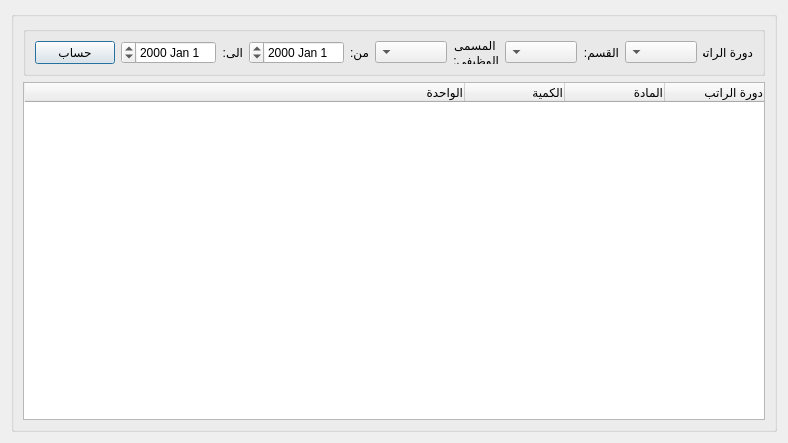
<?xml version="1.0" encoding="UTF-8"?>
<ui version="4.0">
 <class>InventoryReport</class>
 <widget class="QDialog" name="InventoryReport">
  <property name="windowModality">
   <enum>Qt::WindowModal</enum>
  </property>
  <property name="geometry">
   <rect>
    <x>0</x>
    <y>0</y>
    <width>751</width>
    <height>443</height>
   </rect>
  </property>
  <property name="minimumSize">
   <size>
    <width>0</width>
    <height>400</height>
   </size>
  </property>
  <property name="windowTitle">
   <string>الحسابات الختامية</string>
  </property>
  <property name="layoutDirection">
   <enum>Qt::RightToLeft</enum>
  </property>
  <property name="modal">
   <bool>true</bool>
  </property>
  <layout class="QGridLayout" name="gridLayout_2">
   <item row="0" column="0">
    <widget class="QGroupBox" name="groupBox_3">
     <property name="maximumSize">
      <size>
       <width>16777215</width>
       <height>16777215</height>
      </size>
     </property>
     <property name="title">
      <string/>
     </property>
     <layout class="QGridLayout" name="gridLayout">
      <item row="0" column="0">
       <widget class="QGroupBox" name="groupBox">
        <property name="minimumSize">
         <size>
          <width>0</width>
          <height>50</height>
         </size>
        </property>
        <property name="maximumSize">
         <size>
          <width>16777215</width>
          <height>50</height>
         </size>
        </property>
        <property name="layoutDirection">
         <enum>Qt::RightToLeft</enum>
        </property>
        <property name="styleSheet">
         <string notr="true"/>
        </property>
        <property name="title">
         <string/>
        </property>
        <layout class="QGridLayout" name="gridLayout_3">
         <item row="0" column="10">
          <widget class="QPushButton" name="calculate_btn">
           <property name="maximumSize">
            <size>
             <width>100</width>
             <height>16777215</height>
            </size>
           </property>
           <property name="text">
            <string>حساب</string>
           </property>
          </widget>
         </item>
         <item row="0" column="7">
          <widget class="QDateEdit" name="to_date_input"/>
         </item>
         <item row="0" column="6">
          <widget class="QLabel" name="label_5">
           <property name="maximumSize">
            <size>
             <width>60</width>
             <height>16777215</height>
            </size>
           </property>
           <property name="text">
            <string>من:</string>
           </property>
          </widget>
         </item>
         <item row="0" column="9">
          <widget class="QDateEdit" name="to_date_input_3"/>
         </item>
         <item row="0" column="4">
          <widget class="QLabel" name="label_7">
           <property name="maximumSize">
            <size>
             <width>50</width>
             <height>16777215</height>
            </size>
           </property>
           <property name="text">
            <string>المسمى الوظيفي:</string>
           </property>
           <property name="wordWrap">
            <bool>true</bool>
           </property>
          </widget>
         </item>
         <item row="0" column="2">
          <widget class="QLabel" name="label_3">
           <property name="maximumSize">
            <size>
             <width>50</width>
             <height>16777215</height>
            </size>
           </property>
           <property name="text">
            <string>القسم:</string>
           </property>
          </widget>
         </item>
         <item row="0" column="8">
          <widget class="QLabel" name="label_9">
           <property name="maximumSize">
            <size>
             <width>60</width>
             <height>16777215</height>
            </size>
           </property>
           <property name="text">
            <string>الى:</string>
           </property>
          </widget>
         </item>
         <item row="0" column="1">
          <widget class="QComboBox" name="salary_cycle_combobox"/>
         </item>
         <item row="0" column="0">
          <widget class="QLabel" name="label_8">
           <property name="maximumSize">
            <size>
             <width>50</width>
             <height>16777215</height>
            </size>
           </property>
           <property name="text">
            <string>دورة الراتب:</string>
           </property>
          </widget>
         </item>
         <item row="0" column="5">
          <widget class="QComboBox" name="position_combobox"/>
         </item>
         <item row="0" column="3">
          <widget class="QComboBox" name="department_combobox"/>
         </item>
         <item row="0" column="11">
          <spacer name="horizontalSpacer">
           <property name="orientation">
            <enum>Qt::Horizontal</enum>
           </property>
           <property name="sizeHint" stdset="0">
            <size>
             <width>732</width>
             <height>20</height>
            </size>
           </property>
          </spacer>
         </item>
        </layout>
       </widget>
      </item>
      <item row="1" column="0">
       <widget class="QTableWidget" name="results_table">
        <attribute name="horizontalHeaderStretchLastSection">
         <bool>true</bool>
        </attribute>
        <column>
         <property name="text">
          <string>دورة الراتب</string>
         </property>
         <property name="textAlignment">
          <set>AlignTrailing|AlignVCenter</set>
         </property>
        </column>
        <column>
         <property name="text">
          <string>المادة</string>
         </property>
         <property name="textAlignment">
          <set>AlignTrailing|AlignVCenter</set>
         </property>
        </column>
        <column>
         <property name="text">
          <string>الكمية</string>
         </property>
         <property name="textAlignment">
          <set>AlignTrailing|AlignVCenter</set>
         </property>
        </column>
        <column>
         <property name="text">
          <string>الواحدة</string>
         </property>
         <property name="textAlignment">
          <set>AlignTrailing|AlignVCenter</set>
         </property>
        </column>
       </widget>
      </item>
     </layout>
    </widget>
   </item>
  </layout>
 </widget>
 <resources/>
 <connections/>
</ui>
